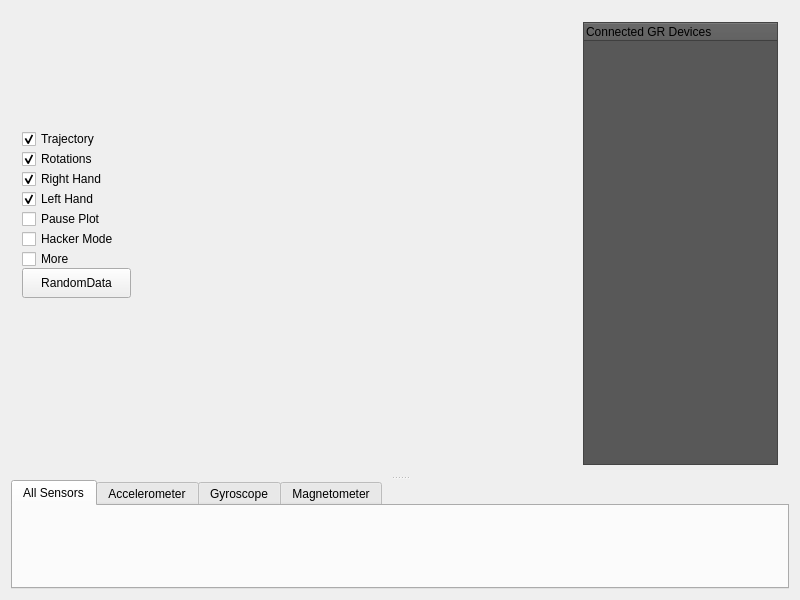
<?xml version="1.0" encoding="UTF-8"?>
<ui version="4.0">
 <class>GRVisualization</class>
 <widget class="QMainWindow" name="GRVisualization">
  <property name="geometry">
   <rect>
    <x>0</x>
    <y>0</y>
    <width>800</width>
    <height>600</height>
   </rect>
  </property>
  <property name="minimumSize">
   <size>
    <width>800</width>
    <height>600</height>
   </size>
  </property>
  <property name="windowTitle">
   <string>GR SDK</string>
  </property>
  <widget class="QWidget" name="centralWidget">
   <layout class="QGridLayout" name="gridLayout_2">
    <item row="0" column="0">
     <widget class="QSplitter" name="splitter">
      <property name="orientation">
       <enum>Qt::Vertical</enum>
      </property>
      <widget class="GRGLWidget" name="GLwidget" native="true">
       <property name="sizePolicy">
        <sizepolicy hsizetype="Expanding" vsizetype="Preferred">
         <horstretch>0</horstretch>
         <verstretch>0</verstretch>
        </sizepolicy>
       </property>
       <property name="maximumSize">
        <size>
         <width>16777215</width>
         <height>16777215</height>
        </size>
       </property>
       <layout class="QGridLayout" name="gridLayout">
        <item row="0" column="1">
         <spacer name="horizontalSpacer">
          <property name="orientation">
           <enum>Qt::Horizontal</enum>
          </property>
          <property name="sizeHint" stdset="0">
           <size>
            <width>431</width>
            <height>20</height>
           </size>
          </property>
         </spacer>
        </item>
        <item row="0" column="2">
         <widget class="QTreeWidget" name="devicesTree">
          <property name="maximumSize">
           <size>
            <width>200</width>
            <height>500</height>
           </size>
          </property>
          <property name="styleSheet">
           <string notr="true">background-color: rgb(88, 88, 88);</string>
          </property>
          <column>
           <property name="text">
            <string>Connected GR Devices</string>
           </property>
          </column>
         </widget>
        </item>
        <item row="0" column="0">
         <widget class="QWidget" name="settings" native="true">
          <property name="minimumSize">
           <size>
            <width>130</width>
            <height>200</height>
           </size>
          </property>
          <property name="maximumSize">
           <size>
            <width>130</width>
            <height>250</height>
           </size>
          </property>
          <widget class="QCheckBox" name="trajectoryCheckBox">
           <property name="geometry">
            <rect>
             <x>0</x>
             <y>10</y>
             <width>89</width>
             <height>22</height>
            </rect>
           </property>
           <property name="text">
            <string>Trajectory</string>
           </property>
           <property name="checked">
            <bool>true</bool>
           </property>
          </widget>
          <widget class="QPushButton" name="randomData">
           <property name="enabled">
            <bool>true</bool>
           </property>
           <property name="geometry">
            <rect>
             <x>0</x>
             <y>150</y>
             <width>109</width>
             <height>30</height>
            </rect>
           </property>
           <property name="maximumSize">
            <size>
             <width>240</width>
             <height>30</height>
            </size>
           </property>
           <property name="text">
            <string>RandomData</string>
           </property>
          </widget>
          <widget class="QCheckBox" name="rightHandCheckBox">
           <property name="geometry">
            <rect>
             <x>0</x>
             <y>50</y>
             <width>97</width>
             <height>22</height>
            </rect>
           </property>
           <property name="palette">
            <palette>
             <active>
              <colorrole role="Button">
               <brush brushstyle="SolidPattern">
                <color alpha="255">
                 <red>59</red>
                 <green>2</green>
                 <blue>51</blue>
                </color>
               </brush>
              </colorrole>
             </active>
             <inactive>
              <colorrole role="Button">
               <brush brushstyle="SolidPattern">
                <color alpha="255">
                 <red>59</red>
                 <green>2</green>
                 <blue>51</blue>
                </color>
               </brush>
              </colorrole>
             </inactive>
             <disabled>
              <colorrole role="Button">
               <brush brushstyle="SolidPattern">
                <color alpha="255">
                 <red>59</red>
                 <green>2</green>
                 <blue>51</blue>
                </color>
               </brush>
              </colorrole>
             </disabled>
            </palette>
           </property>
           <property name="autoFillBackground">
            <bool>false</bool>
           </property>
           <property name="text">
            <string>Right Hand</string>
           </property>
           <property name="checked">
            <bool>true</bool>
           </property>
          </widget>
          <widget class="QCheckBox" name="loggingCheckBox">
           <property name="enabled">
            <bool>true</bool>
           </property>
           <property name="geometry">
            <rect>
             <x>0</x>
             <y>130</y>
             <width>78</width>
             <height>22</height>
            </rect>
           </property>
           <property name="text">
            <string>More</string>
           </property>
           <property name="checked">
            <bool>false</bool>
           </property>
          </widget>
          <widget class="QCheckBox" name="hackerModeCheckBox">
           <property name="enabled">
            <bool>true</bool>
           </property>
           <property name="geometry">
            <rect>
             <x>0</x>
             <y>110</y>
             <width>109</width>
             <height>22</height>
            </rect>
           </property>
           <property name="text">
            <string>Hacker Mode</string>
           </property>
          </widget>
          <widget class="QCheckBox" name="leftHandCheckBox">
           <property name="geometry">
            <rect>
             <x>0</x>
             <y>70</y>
             <width>88</width>
             <height>22</height>
            </rect>
           </property>
           <property name="text">
            <string>Left Hand</string>
           </property>
           <property name="checkable">
            <bool>true</bool>
           </property>
           <property name="checked">
            <bool>true</bool>
           </property>
          </widget>
          <widget class="QCheckBox" name="pausePlotCheckBox">
           <property name="geometry">
            <rect>
             <x>0</x>
             <y>90</y>
             <width>89</width>
             <height>22</height>
            </rect>
           </property>
           <property name="text">
            <string>Pause Plot</string>
           </property>
          </widget>
          <widget class="QCheckBox" name="rotationsCheckBox">
           <property name="geometry">
            <rect>
             <x>0</x>
             <y>30</y>
             <width>89</width>
             <height>22</height>
            </rect>
           </property>
           <property name="text">
            <string>Rotations</string>
           </property>
           <property name="checked">
            <bool>true</bool>
           </property>
          </widget>
         </widget>
        </item>
       </layout>
      </widget>
      <widget class="QTabWidget" name="Plots">
       <property name="currentIndex">
        <number>0</number>
       </property>
       <widget class="QWidget" name="tab_all_data">
        <attribute name="title">
         <string>All Sensors</string>
        </attribute>
        <layout class="QHBoxLayout" name="horizontalLayout_2">
         <item>
          <widget class="QCustomPlot" name="accelerometer" native="true">
           <property name="maximumSize">
            <size>
             <width>16777215</width>
             <height>16777215</height>
            </size>
           </property>
          </widget>
         </item>
         <item>
          <widget class="QCustomPlot" name="gyroscope" native="true"/>
         </item>
         <item>
          <widget class="QCustomPlot" name="magnetometer" native="true"/>
         </item>
        </layout>
       </widget>
       <widget class="QWidget" name="tab_accelerometer">
        <attribute name="title">
         <string>Accelerometer</string>
        </attribute>
        <layout class="QVBoxLayout" name="verticalLayout_5">
         <item>
          <widget class="QCustomPlot" name="only_accelerometer" native="true">
           <property name="minimumSize">
            <size>
             <width>0</width>
             <height>0</height>
            </size>
           </property>
           <property name="maximumSize">
            <size>
             <width>16777215</width>
             <height>16777215</height>
            </size>
           </property>
           <property name="baseSize">
            <size>
             <width>300</width>
             <height>0</height>
            </size>
           </property>
          </widget>
         </item>
        </layout>
       </widget>
       <widget class="QWidget" name="tab_gyroscope">
        <attribute name="title">
         <string>Gyroscope</string>
        </attribute>
        <layout class="QVBoxLayout" name="verticalLayout_4">
         <item>
          <widget class="QCustomPlot" name="only_gyroscope" native="true">
           <property name="minimumSize">
            <size>
             <width>0</width>
             <height>0</height>
            </size>
           </property>
           <property name="maximumSize">
            <size>
             <width>16777215</width>
             <height>16777215</height>
            </size>
           </property>
           <property name="baseSize">
            <size>
             <width>300</width>
             <height>0</height>
            </size>
           </property>
          </widget>
         </item>
        </layout>
       </widget>
       <widget class="QWidget" name="tab_magnetometer">
        <attribute name="title">
         <string>Magnetometer</string>
        </attribute>
        <layout class="QVBoxLayout" name="verticalLayout">
         <item>
          <widget class="QCustomPlot" name="only_magnetometer" native="true">
           <property name="minimumSize">
            <size>
             <width>0</width>
             <height>0</height>
            </size>
           </property>
           <property name="maximumSize">
            <size>
             <width>16777215</width>
             <height>16777215</height>
            </size>
           </property>
           <property name="baseSize">
            <size>
             <width>300</width>
             <height>0</height>
            </size>
           </property>
          </widget>
         </item>
        </layout>
       </widget>
      </widget>
     </widget>
    </item>
   </layout>
  </widget>
  <action name="actionWhat">
   <property name="text">
    <string>&amp;what?</string>
   </property>
  </action>
  <action name="actionIs">
   <property name="text">
    <string>&amp;is</string>
   </property>
  </action>
 </widget>
 <layoutdefault spacing="6" margin="11"/>
 <customwidgets>
  <customwidget>
   <class>GRGLWidget</class>
   <extends>QWidget</extends>
   <header>GRGLWidget.h</header>
   <container>1</container>
  </customwidget>
  <customwidget>
   <class>QCustomPlot</class>
   <extends>QWidget</extends>
   <header>qcustomplot.h</header>
   <container>1</container>
  </customwidget>
 </customwidgets>
 <resources/>
 <connections/>
</ui>
